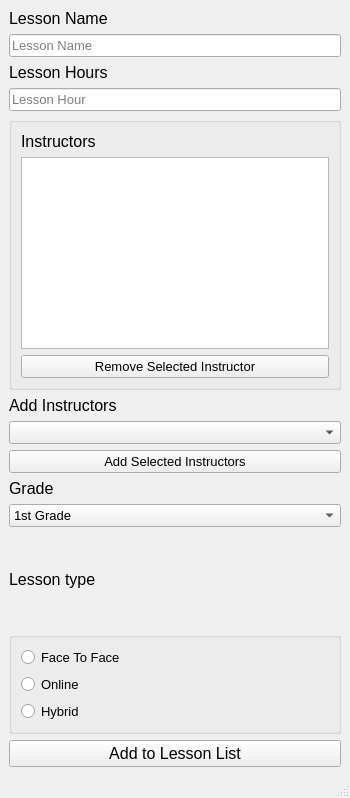
<?xml version="1.0" encoding="UTF-8"?>
<ui version="4.0">
 <class>MainWindow</class>
 <widget class="QMainWindow" name="MainWindow">
  <property name="geometry">
   <rect>
    <x>0</x>
    <y>0</y>
    <width>350</width>
    <height>798</height>
   </rect>
  </property>
  <property name="windowTitle">
   <string>MainWindow</string>
  </property>
  <widget class="QWidget" name="centralwidget">
   <layout class="QGridLayout" name="gridLayout">
    <item row="1" column="0">
     <widget class="QLabel" name="label_5">
      <property name="font">
       <font>
        <pointsize>12</pointsize>
       </font>
      </property>
      <property name="text">
       <string>Lesson type</string>
      </property>
     </widget>
    </item>
    <item row="0" column="0">
     <layout class="QVBoxLayout" name="verticalLayout_3">
      <item>
       <layout class="QVBoxLayout" name="verticalLayout">
        <item>
         <widget class="QLabel" name="label_6">
          <property name="font">
           <font>
            <pointsize>12</pointsize>
           </font>
          </property>
          <property name="text">
           <string>Lesson Name</string>
          </property>
         </widget>
        </item>
        <item>
         <widget class="QLineEdit" name="lineEdit_lesson_name">
          <property name="font">
           <font>
            <pointsize>10</pointsize>
           </font>
          </property>
          <property name="placeholderText">
           <string>Lesson Name</string>
          </property>
         </widget>
        </item>
        <item>
         <widget class="QLabel" name="label_2">
          <property name="font">
           <font>
            <pointsize>12</pointsize>
           </font>
          </property>
          <property name="text">
           <string>Lesson Hours</string>
          </property>
         </widget>
        </item>
        <item>
         <widget class="QLineEdit" name="lineEdit_lesson_hour">
          <property name="font">
           <font>
            <pointsize>10</pointsize>
           </font>
          </property>
          <property name="placeholderText">
           <string>Lesson Hour</string>
          </property>
         </widget>
        </item>
        <item>
         <widget class="QGroupBox" name="groupBox">
          <property name="title">
           <string/>
          </property>
          <layout class="QGridLayout" name="gridLayout_3">
           <item row="1" column="0">
            <widget class="QListView" name="listView_lesson_instructors">
             <property name="sizePolicy">
              <sizepolicy hsizetype="Expanding" vsizetype="Fixed">
               <horstretch>0</horstretch>
               <verstretch>0</verstretch>
              </sizepolicy>
             </property>
             <property name="minimumSize">
              <size>
               <width>0</width>
               <height>170</height>
              </size>
             </property>
             <property name="font">
              <font>
               <pointsize>12</pointsize>
              </font>
             </property>
            </widget>
           </item>
           <item row="0" column="0">
            <widget class="QLabel" name="label">
             <property name="font">
              <font>
               <pointsize>12</pointsize>
              </font>
             </property>
             <property name="text">
              <string>Instructors</string>
             </property>
            </widget>
           </item>
           <item row="2" column="0">
            <widget class="QPushButton" name="pushButton_remove_selected_instructor">
             <property name="font">
              <font>
               <pointsize>10</pointsize>
              </font>
             </property>
             <property name="text">
              <string>Remove Selected Instructor</string>
             </property>
            </widget>
           </item>
          </layout>
         </widget>
        </item>
        <item>
         <widget class="QLabel" name="label_3">
          <property name="font">
           <font>
            <pointsize>12</pointsize>
           </font>
          </property>
          <property name="text">
           <string>Add Instructors</string>
          </property>
         </widget>
        </item>
        <item>
         <widget class="QComboBox" name="comboBox_instructors">
          <property name="font">
           <font>
            <pointsize>10</pointsize>
           </font>
          </property>
          <property name="placeholderText">
           <string>Select Instructor</string>
          </property>
         </widget>
        </item>
        <item>
         <widget class="QPushButton" name="pushButton_assign_instructor">
          <property name="font">
           <font>
            <pointsize>10</pointsize>
           </font>
          </property>
          <property name="text">
           <string>Add Selected Instructors</string>
          </property>
         </widget>
        </item>
        <item>
         <widget class="QLabel" name="label_4">
          <property name="font">
           <font>
            <pointsize>12</pointsize>
           </font>
          </property>
          <property name="text">
           <string>Grade</string>
          </property>
         </widget>
        </item>
        <item>
         <widget class="QComboBox" name="comboBox_grades">
          <property name="font">
           <font>
            <pointsize>10</pointsize>
           </font>
          </property>
          <item>
           <property name="text">
            <string>1st Grade</string>
           </property>
          </item>
          <item>
           <property name="text">
            <string>2nd Grade</string>
           </property>
          </item>
          <item>
           <property name="text">
            <string>3rd Grade</string>
           </property>
          </item>
          <item>
           <property name="text">
            <string>4th Grade</string>
           </property>
          </item>
         </widget>
        </item>
       </layout>
      </item>
     </layout>
    </item>
    <item row="3" column="0">
     <widget class="QPushButton" name="pushButton_save_lesson">
      <property name="font">
       <font>
        <pointsize>12</pointsize>
       </font>
      </property>
      <property name="text">
       <string>Add to Lesson List</string>
      </property>
     </widget>
    </item>
    <item row="2" column="0">
     <widget class="QGroupBox" name="groupBox_lesson_type">
      <property name="title">
       <string/>
      </property>
      <layout class="QGridLayout" name="gridLayout_2">
       <item row="0" column="0">
        <widget class="QRadioButton" name="radioButton_face_to_face">
         <property name="font">
          <font>
           <pointsize>10</pointsize>
          </font>
         </property>
         <property name="text">
          <string>Face To Face</string>
         </property>
        </widget>
       </item>
       <item row="1" column="0">
        <widget class="QRadioButton" name="radioButton_online">
         <property name="font">
          <font>
           <pointsize>10</pointsize>
          </font>
         </property>
         <property name="text">
          <string>Online</string>
         </property>
        </widget>
       </item>
       <item row="2" column="0">
        <widget class="QRadioButton" name="radioButton_hybrid">
         <property name="font">
          <font>
           <pointsize>10</pointsize>
          </font>
         </property>
         <property name="text">
          <string>Hybrid</string>
         </property>
        </widget>
       </item>
      </layout>
     </widget>
    </item>
   </layout>
  </widget>
  <widget class="QStatusBar" name="statusbar"/>
 </widget>
 <resources/>
 <connections/>
</ui>
